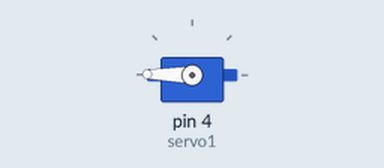
Recording of a sketch running on a simulated Arduino Uno, built with avr-gcc and run on an emulated ATmega328P. On the bench: servo.

Above: at 0.05 s.
At 6.0 s:
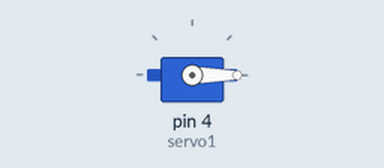
Timing chart, 0 to 7.8 s (numbered marks = the images above):
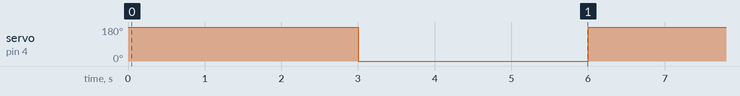

The sketch:

sa-bo2.ino
```cpp
//サーボモーターを制御するためのライブラリをインクルード
#include<Servo.h>

Servo servo1; //任意のサーボモータークラスを用意。

void setup(void){
  servo1.attach(4); //デジタル4番ピンをサーボモーターの出力ピンとして設定
}

void loop(void){
  //定義したモーターに回転角度となる引数を入れる。
  servo1.write(179);
  delay(3000);

  servo1.write(0);
  delay(3000);

}
```

Measured:
- by itself, servo on pin 4 (servo1): alternates 179° for 3.0 s and 0° for 3.0 s
